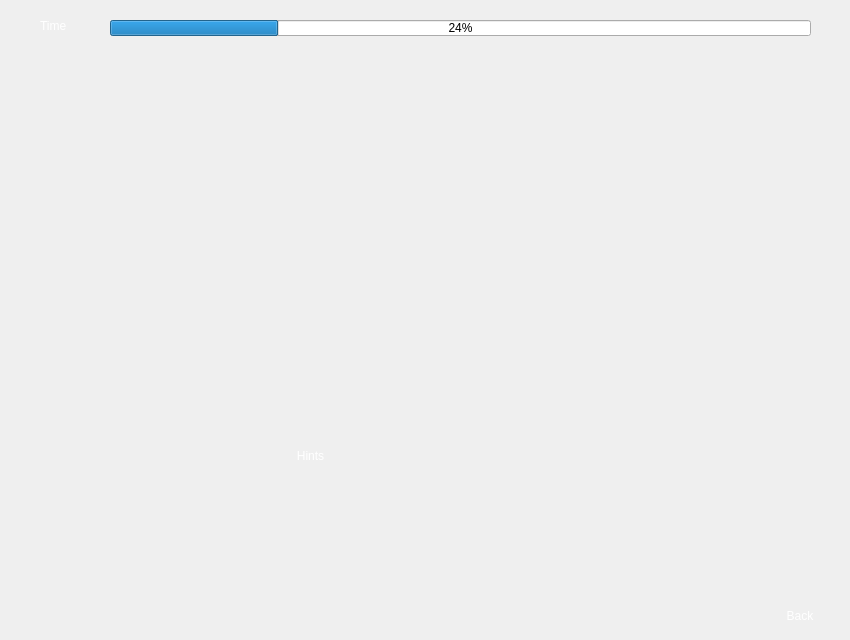
<?xml version="1.0" encoding="UTF-8"?>
<ui version="4.0">
 <class>Chapter1</class>
 <widget class="QWidget" name="Chapter1">
  <property name="geometry">
   <rect>
    <x>0</x>
    <y>0</y>
    <width>850</width>
    <height>640</height>
   </rect>
  </property>
  <property name="windowTitle">
   <string>Form</string>
  </property>
  <widget class="QPushButton" name="Back">
   <property name="geometry">
    <rect>
     <x>760</x>
     <y>600</y>
     <width>80</width>
     <height>31</height>
    </rect>
   </property>
   <property name="styleSheet">
    <string notr="true">background-color: qlineargradient(spread:pad, x1:0.52, y1:1, x2:0.54, y2:0, 
stop:0.0112994 rgba(64, 145, 252, 255), 
stop:1 rgba(255, 255, 255, 255));
color: rgb(255, 255, 255);
 
border:0px groove gray;border-radius:
7px;padding:2px 4px;
font: 14pt &quot;Candara&quot;;
</string>
   </property>
   <property name="text">
    <string>Back</string>
   </property>
  </widget>
  <widget class="QWidget" name="centralWidget" native="true">
   <property name="geometry">
    <rect>
     <x>30</x>
     <y>120</y>
     <width>561</width>
     <height>491</height>
    </rect>
   </property>
   <widget class="QPushButton" name="hints">
    <property name="geometry">
     <rect>
      <x>0</x>
      <y>320</y>
      <width>561</width>
      <height>31</height>
     </rect>
    </property>
    <property name="styleSheet">
     <string notr="true">background-color: qlineargradient(spread:pad, x1:0.52, y1:1, x2:0.54, y2:0, 
stop:0.0112994 rgba(64, 145, 252, 255), 
stop:1 rgba(255, 255, 255, 255));
color: rgb(255, 255, 255);
 
border:0px groove gray;border-radius:
7px;padding:2px 4px;
font: 14pt &quot;Candara&quot;;</string>
    </property>
    <property name="text">
     <string>Hints</string>
    </property>
   </widget>
  </widget>
  <widget class="QProgressBar" name="timeBar">
   <property name="geometry">
    <rect>
     <x>110</x>
     <y>20</y>
     <width>701</width>
     <height>16</height>
    </rect>
   </property>
   <property name="value">
    <number>24</number>
   </property>
  </widget>
  <widget class="QLabel" name="Time_label">
   <property name="geometry">
    <rect>
     <x>40</x>
     <y>10</y>
     <width>71</width>
     <height>31</height>
    </rect>
   </property>
   <property name="styleSheet">
    <string notr="true">color: rgb(255, 255, 255);
font: 10 25pt &quot;Harry P&quot;;</string>
   </property>
   <property name="text">
    <string>Time</string>
   </property>
  </widget>
  <widget class="QLabel" name="snp">
   <property name="geometry">
    <rect>
     <x>440</x>
     <y>120</y>
     <width>411</width>
     <height>521</height>
    </rect>
   </property>
   <property name="text">
    <string/>
   </property>
  </widget>
  <zorder>snp</zorder>
  <zorder>Back</zorder>
  <zorder>centralWidget</zorder>
  <zorder>timeBar</zorder>
  <zorder>Time_label</zorder>
 </widget>
 <resources/>
 <connections/>
</ui>
